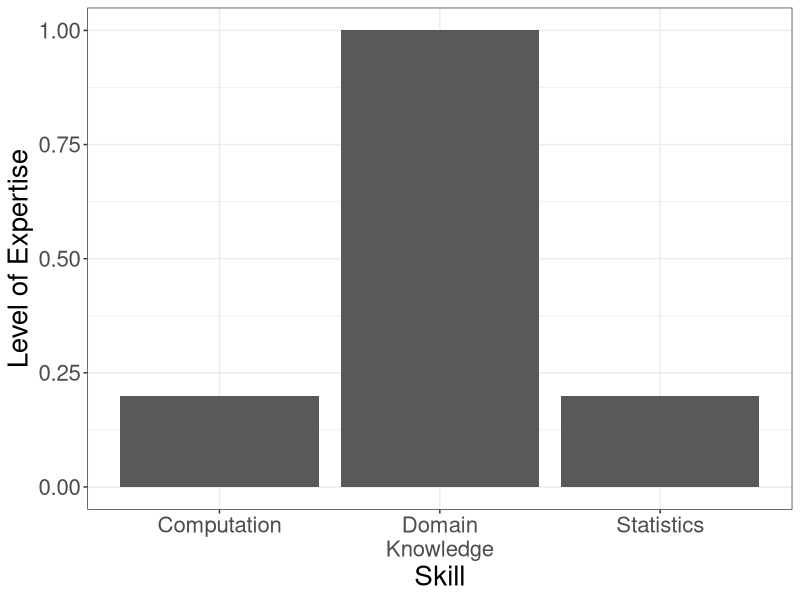
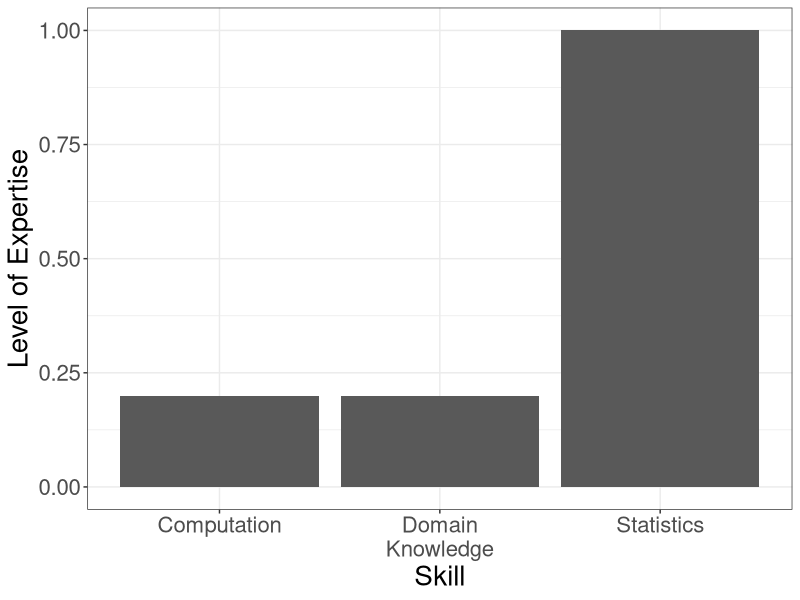
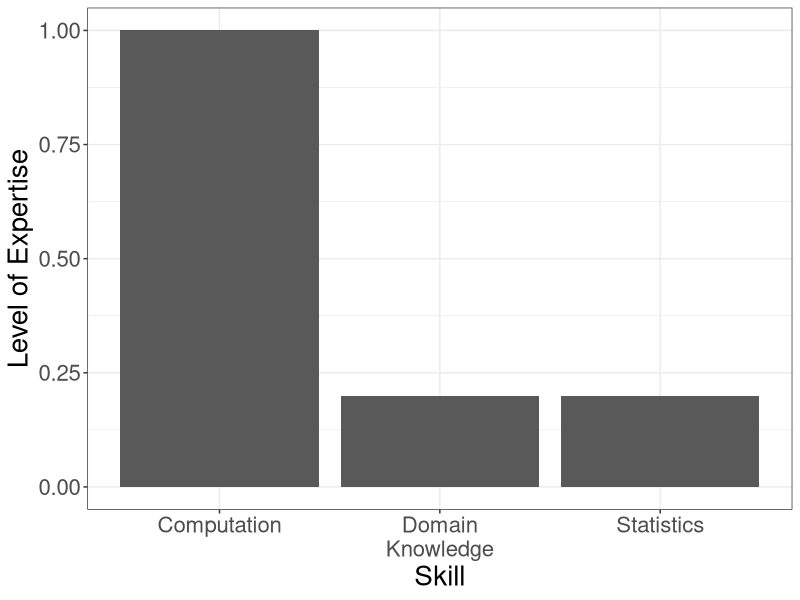
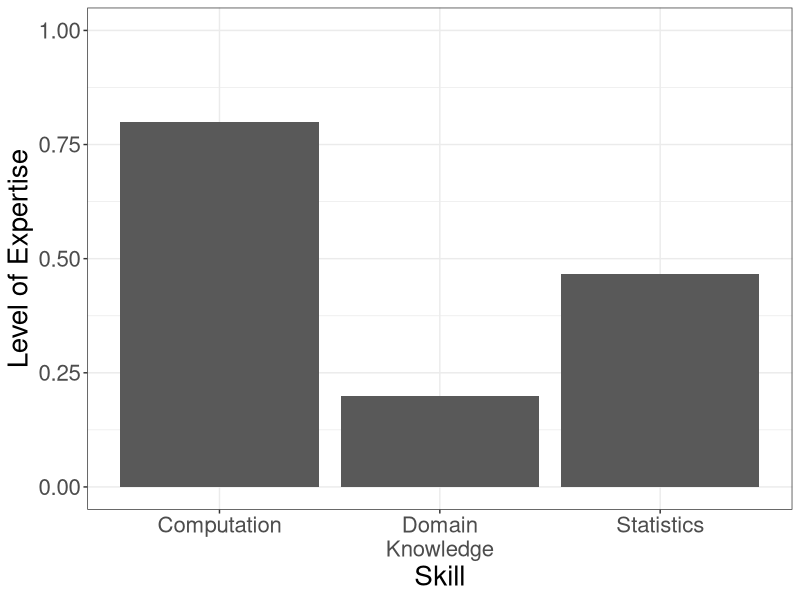
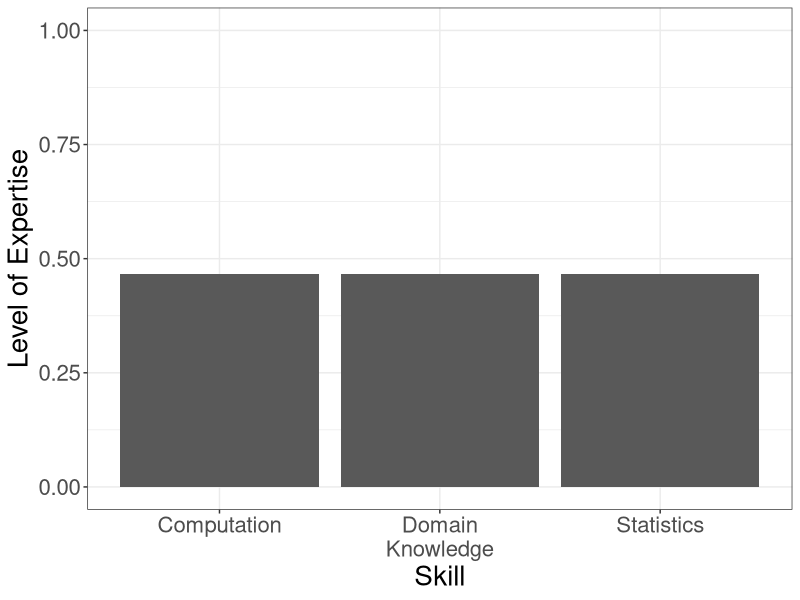

Here is the R script that generated these plots, in order:
## ---- chunk 1
knitr::opts_chunk$set(echo = FALSE)
## ---- chunk 2
suppressMessages(library(tidyverse))
namevec <- c("Computation", "Statistics", "Domain\nKnowledge")
skillvec <- c(0.2, 0.2, 1)
qplot(namevec, skillvec, geom = "blank") +
  geom_bar(stat = "identity") +
  xlab("Skill") +
  ylab("Level of Expertise") +
  theme_bw() +
  theme(text = element_text(size = 20)) +
  ylim(0, 1)
## ---- chunk 3
skillvec <- c(0.2, 1, 0.2)
qplot(namevec, skillvec, geom = "blank") +
  geom_bar(stat = "identity") +
  xlab("Skill") +
  ylab("Level of Expertise") +
  theme_bw() +
  theme(text = element_text(size = 20)) +
  ylim(0, 1)
## ---- chunk 4
skillvec <- c(1, 0.2, 0.2)
qplot(namevec, skillvec, geom = "blank") +
  geom_bar(stat = "identity") +
  xlab("Skill") +
  ylab("Level of Expertise") +
  theme_bw() +
  theme(text = element_text(size = 20)) +
  ylim(0, 1)
## ---- chunk 5
skillvec <- c(0.8, 1.4/3, 0.2)
qplot(namevec, skillvec, geom = "blank") +
  geom_bar(stat = "identity") +
  xlab("Skill") +
  ylab("Level of Expertise") +
  theme_bw() +
  theme(text = element_text(size = 20)) +
  ylim(0, 1)
## ---- chunk 6
skillvec <- rep(1.4/3, 3)
qplot(namevec, skillvec, geom = "blank") +
  geom_bar(stat = "identity") +
  xlab("Skill") +
  ylab("Level of Expertise") +
  theme_bw() +
  theme(text = element_text(size = 20)) +
  ylim(0, 1)
